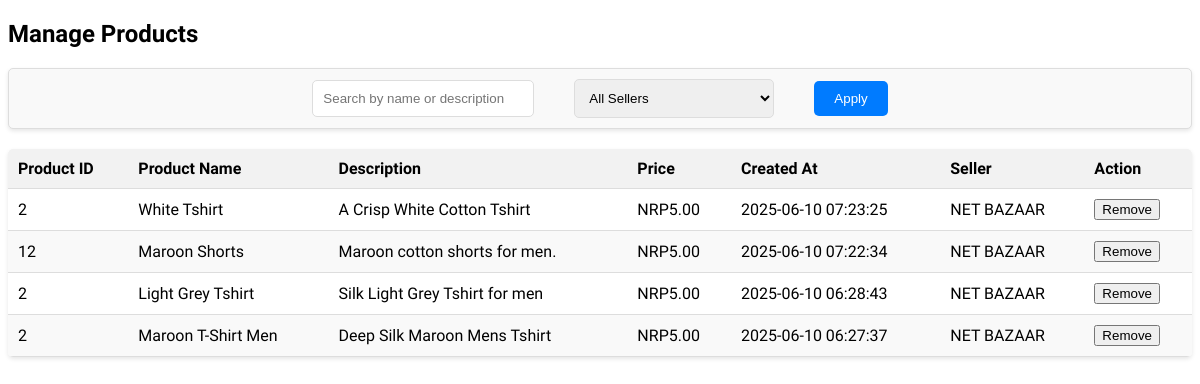
/admin_manage_product.php (signed in), run on the app's committed database.
### tables this page shows
CREATE TABLE `products` (
  `id` int(11) NOT NULL,
  `category_id` int(11) DEFAULT NULL,
  `name` varchar(255) DEFAULT NULL,
  `description` text DEFAULT NULL,
  `price` decimal(10,2) DEFAULT NULL,
  `stock` int(11) DEFAULT NULL,
  `image` varchar(255) DEFAULT NULL,
  `created_at` timestamp NOT NULL DEFAULT current_timestamp(),
  `seller_id` int(11) NOT NULL,
  `badge` varchar(30) DEFAULT 'New',
  `rating` int(11) DEFAULT 4
);

CREATE TABLE `seller` (
  `seller_id` int(11) NOT NULL,
  `seller_name` varchar(100) NOT NULL,
  `company_name` varchar(150) NOT NULL,
  `company_type` enum('Individual','Private Limited','LLP','Partnership') NOT NULL,
  `tax_id` varchar(50) NOT NULL,
  `email` varchar(100) NOT NULL,
  `address` text DEFAULT NULL,
  `password` varchar(255) NOT NULL,
  `role` varchar(10) NOT NULL DEFAULT 'seller',
  `status` enum('pending','approved','suspended') DEFAULT 'pending',
  `created_at` timestamp NOT NULL DEFAULT current_timestamp(),
  `logo` varchar(255) DEFAULT NULL
);

### admin_manage_product.php (the view, shortened to what this page needs)
<?php
require_once 'db.php';
$search = $_GET['search'] ?? '';
$query = "SELECT p.*, s.company_name FROM products p JOIN seller s ON p.seller_id = s.seller_id WHERE 1";
$query .= " ORDER BY p.created_at DESC";
$stmt = $conn->prepare($query);
$stmt->execute();
$result = $stmt->get_result();
$products = $result->fetch_all(MYSQLI_ASSOC);
?>
<!DOCTYPE html>
<html lang="en">
<head>
    <link rel="stylesheet" href="src/manage_products.css">
</head>
<body>
    <h2>Manage Products</h2>
    <form method="GET" class="filter-form">
        <input type="text" name="search" placeholder="Search by name or description" value="<?= htmlspecialchars($search) ?>">
        <select name="seller">
            <option value="">All Sellers</option>
        </select>
        <button type="submit">Apply</button>
    </form>
    <table>
        <thead>
            <tr>
                <th>Product ID</th>
                <th>Product Name</th>
                <th>Description</th>
                <th>Price</th>
                <th>Created At</th>
                <th>Seller</th>
                <th>Action</th>
            </tr>
        </thead>
        <tbody>
            <?php if (empty($products)): ?>
                <tr><td colspan="7">No products found.</td></tr>
            <?php else: ?>
                <?php foreach ($products as $product): ?>
                    <tr>
                        <td><?= $product['category_id'] ?></td>
                        <td><?= htmlspecialchars($product['name']) ?></td>
                        <td><?= htmlspecialchars($product['description']) ?></td>
                        <td>NRP<?= number_format($product['price'], 2) ?></td>
                        <td><?= $product['created_at'] ?></td>
                        <td><?= htmlspecialchars($product['company_name']) ?></td>
                        <td>
                            <form method="POST" action="remove_product.php" onsubmit="return confirm('Are you sure to remove this product?');">
                                <button type="submit">Remove</button>
                            </form>
                        </td>
                    </tr>
                <?php endforeach; ?>
            <?php endif; ?>
        </tbody>
    </table>
</body>
</html>

### src/manage_products.css (style rules this page uses)
body { font-family: "Familjen Grotesk", sans-serif; }
.filter-form { display: flex; justify-content: center; align-items: center; flex-direction: row; gap: 40px; margin: 20px 0; padding: 20px; margin-bottom: 20px; padding: 10px; background-color: #f9f9f9; border-radius: 5px; box-shadow: 0 2px 4px rgba(0, 0, 0, 0.1); border: 1px solid #ddd; transition: all 0.3s ease; cursor: pointer; }
.filter-form input[type="text"] { padding: 10px; border: 1px solid #ddd; border-radius: 5px; width: 200px; transition: all 0.3s ease; }
.filter-form select { padding: 10px; border: 1px solid #ddd; border-radius: 5px; width: 200px; transition: all 0.3s ease; }
.filter-form button { padding: 10px 20px; background-color: #007bff; color: #fff; border: none; border-radius: 5px; cursor: pointer; transition: all 0.3s ease; }
table { width: 100%; border-collapse: collapse; margin-top: 20px; background-color: #fff; border-radius: 5px; box-shadow: 0 2px 4px rgba(0, 0, 0, 0.1); overflow: hidden; transition: all 0.3s ease; }
table th, table td { padding: 10px; text-align: left; border-bottom: 1px solid #ddd; }
table th { background-color: #f2f2f2; font-weight: bold; }
table tr:nth-child(even) { background-color: #f9f9f9; }
table tr:nth-child(odd) { background-color: #fff; }

### data on the page
products: category "2", name "White Tshirt", description "A Crisp White Cotton Tshirt", price "5.00", created_at "2025-06-10 07:23:25", seller.company_name "NET BAZAAR"
products: category "12", name "Maroon Shorts", description "Maroon cotton shorts for men.", price "5.00", created_at "2025-06-10 07:22:34", seller.company_name "NET BAZAAR"
products: category "2", name "Light Grey Tshirt", description "Silk Light Grey Tshirt for men", price "5.00", created_at "2025-06-10 06:28:43", seller.company_name "NET BAZAAR"
products: category "2", name "Maroon T-Shirt Men", description "Deep Silk Maroon Mens Tshirt", price "5.00", created_at "2025-06-10 06:27:37", seller.company_name "NET BAZAAR"
